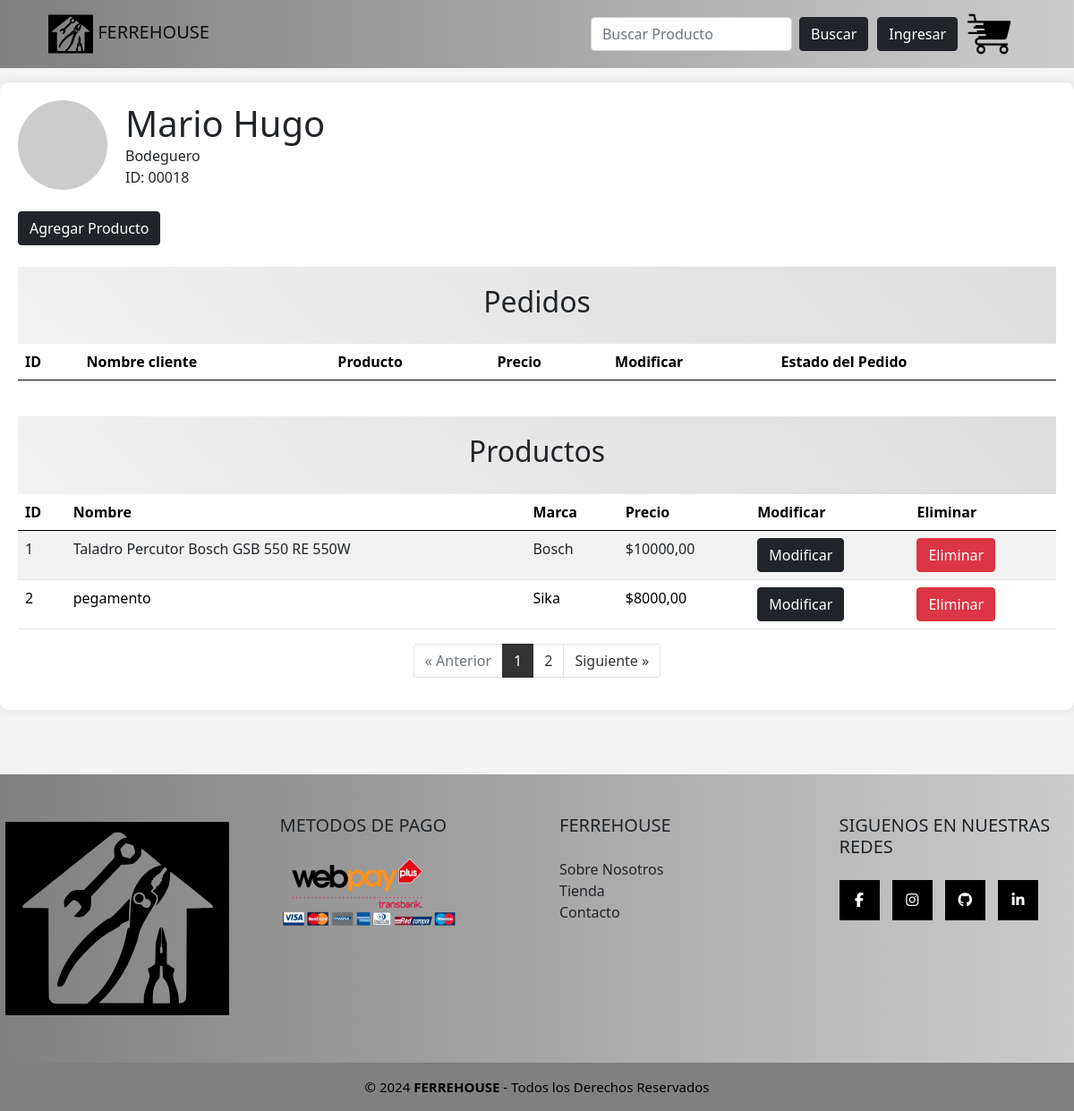
/bodeguero/, run on an earlier commit of the app's database.
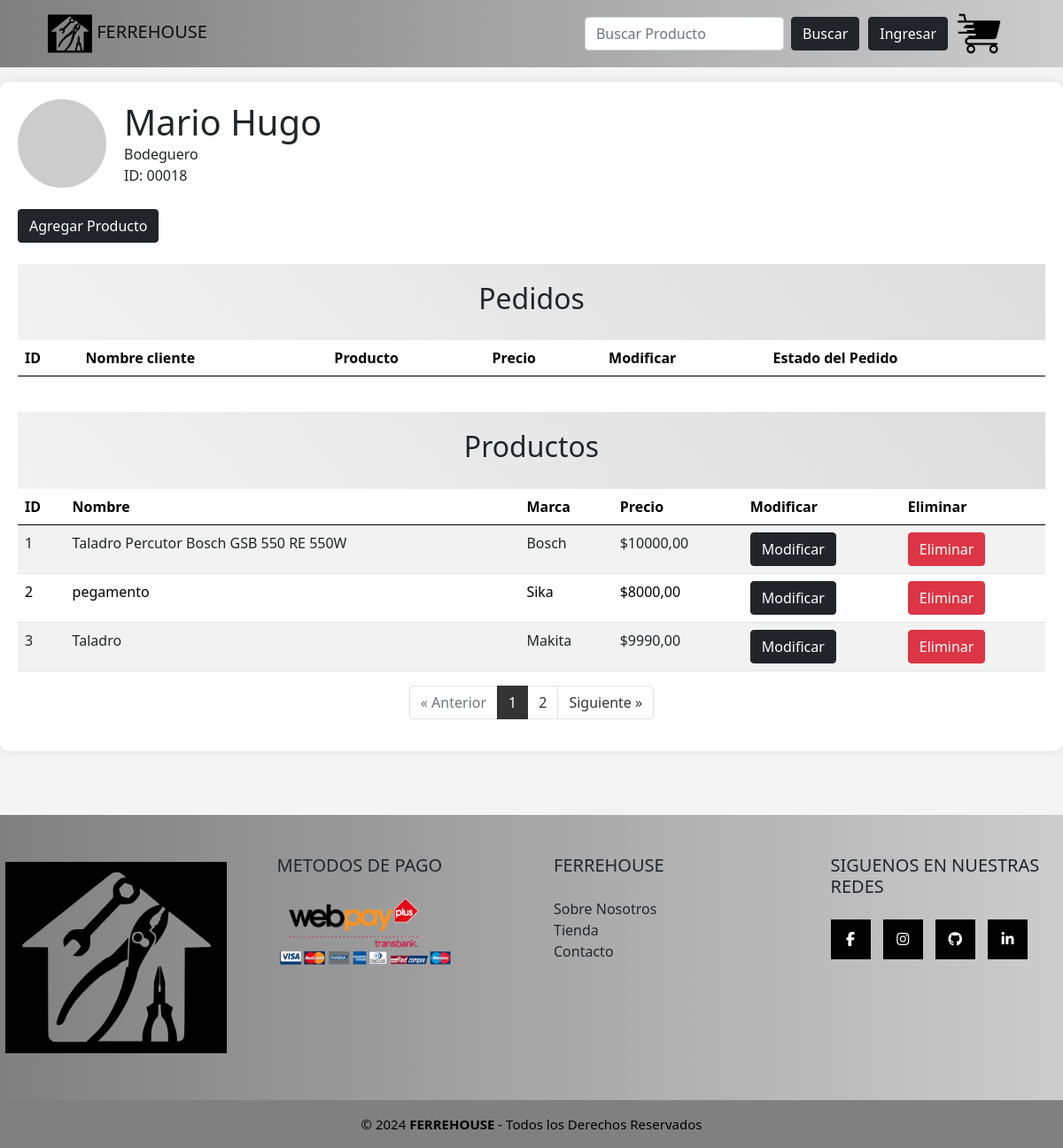
And on a later commit of the database.
### app/models.py (models this page shows, shortened)
class Producto(models.Model):
    marca = models.ForeignKey(Marca, on_delete=models.PROTECT)
    nombre = models.CharField(max_length=50)
    codigo = models.IntegerField()
    descripcion = models.TextField()
    precio = models.DecimalField(max_digits=10, decimal_places=2)
    imagen = models.ImageField(upload_to="producto", null=True)

class Marca(models.Model):
    nombre = models.CharField(max_length=50)

### app/views.py (the view, shortened to what this page needs)
# urls.py: path('bodeguero/', views.bodeguero, name='bodeguero'),
def bodeguero(request):
    pedidos = Pedido.objects.all()
    productos = Producto.objects.all()
    marcas = Marca.objects.all()
    form = None
    edit_producto_id = None
    if 'edit_producto_id' in request.GET:
        edit_producto_id = request.GET.get('edit_producto_id')
        producto = get_object_or_404(Producto, id=edit_producto_id)
        form = ProductoForm(instance=producto)
    add_form = ProductoForm()
    return render(request, 'app/CRUD/bodeguero.html', {
        'pedidos': pedidos,
        'productos': productos,
        'form': form,
        'edit_producto_id': edit_producto_id,
        'add_form': add_form,
        'marcas': marcas,
    })

### app/forms.py
class ProductoForm(forms.ModelForm):
    class Meta:
        model = Producto
        fields = '__all__'

### app/templates/app/CRUD/Bodeguero.html (shortened to what this page needs)
{% extends "app/base.html" %}
{% load static %}
{% block contenido_fh %}
<div class="container-bodeguero">
    <div class="d-flex align-items-center header mb-4">
        <img src="https://via.placeholder.com/100" alt="Imagen del usuario" width="100" height="100">
        <div class="user-info">
            <h1>Mario Hugo</h1>
            <p>Bodeguero</p>
            <p>ID: 00018</p>
        </div>
    </div>
    <div class="d-flex justify-content-between mb-4">
        <button class="btn btn-dark" data-bs-toggle="modal" data-bs-target="#addModal">Agregar Producto</button>
    </div>
    <div class="table-responsive mb-4">
        <div class="section-background">
            <h1 style="text-align:center; font-size:2em;">Pedidos</h1>
        </div>
        <table class="table table-striped">
            <thead class="thead-dark">
                <tr>
                    <th>ID</th>
                    <th>Nombre cliente</th>
                    <th>Producto</th>
                    <th>Precio</th>
                    <th>Modificar</th>
                    <th>Estado del Pedido</th>
                </tr>
            </thead>
        </table>
    </div>
    <div class="table-responsive">
        <div class="section-background">
            <h1 style="text-align:center; font-size:2em;">Productos</h1>
        </div>
        <table class="table table-striped">
            <thead class="thead-dark">
                <tr>
                    <th>ID</th>
                    <th>Nombre</th>
                    <th>Marca</th>
                    <th>Precio</th>
                    <th>Modificar</th>
                    <th>Eliminar</th>
                </tr>
            </thead>
            <tbody>
                {% for producto in productos %}
                <tr>
                    <td>{{ forloop.counter }}</td>
                    <td>{{ producto.nombre }}</td>
                    <td>{{ producto.marca.nombre }}</td>
                    <td>${{ producto.precio }}</td>
                    <td>
                        <button class="btn btn-dark" data-bs-toggle="modal" data-bs-target="#editModal"
                            data-id="{{ producto.id }}"
                            data-nombre="{{ producto.nombre }}"
                            data-marca="{{ producto.marca.id }}"
                            data-precio="{{ producto.precio }}"
                            data-codigo="{{ producto.codigo }}"
                            data-descripcion="{{ producto.descripcion }}">Modificar</button>
                    </td>
                    <td>
                        <button class="btn btn-danger" data-bs-toggle="modal" data-bs-target="#deleteModal" data-id="{{ producto.id }}">Eliminar</button>
                    </td>
                </tr>
                {% endfor %}
            </tbody>
        </table>
    </div>
    <nav aria-label="Page navigation example">
        <ul class="pagination justify-content-center">
            <li class="page-item disabled">
                <a class="page-link" href="#" tabindex="-1" aria-disabled="true">&laquo; Anterior</a>
            </li>
            <li class="page-item active"><a class="page-link" href="#">1</a></li>
            <li class="page-item"><a class="page-link" href="#">2</a></li>
            <li class="page-item">
                <a class="page-link" href="#">Siguiente &raquo;</a>
            </li>
        </ul>
    </nav>
</div>
{% endblock %}

What changed in the data, as far as the page shows it:
added Producto: nombre "Taladro", marca.nombre "Makita", precio "9990,00"
